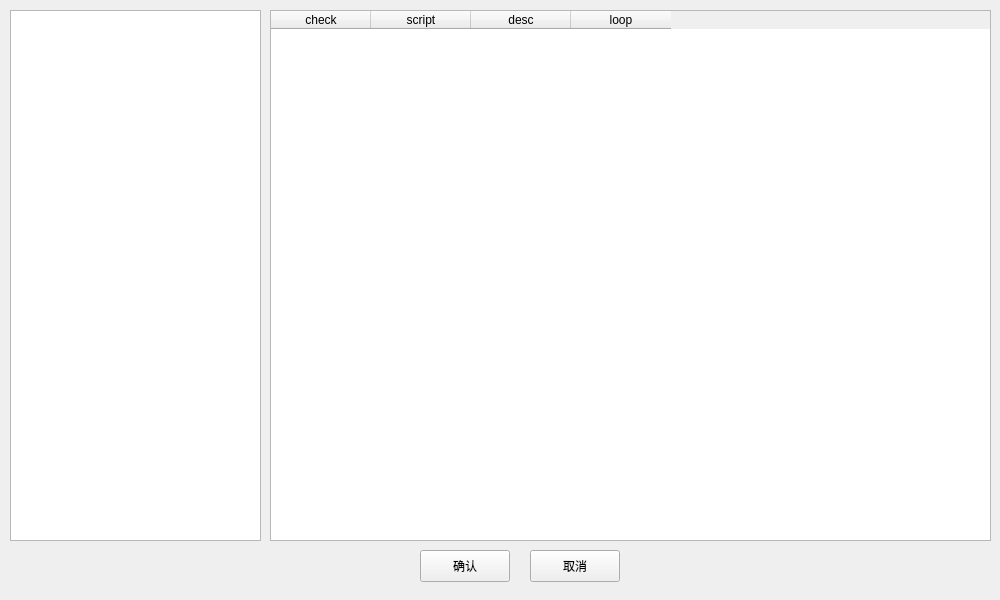
<?xml version="1.0" encoding="UTF-8"?>
<ui version="4.0">
 <class>Form</class>
 <widget class="QWidget" name="Form">
  <property name="geometry">
   <rect>
    <x>0</x>
    <y>0</y>
    <width>1000</width>
    <height>600</height>
   </rect>
  </property>
  <property name="windowTitle">
   <string>Form</string>
  </property>
  <widget class="QPushButton" name="pushButton">
   <property name="geometry">
    <rect>
     <x>420</x>
     <y>550</y>
     <width>90</width>
     <height>32</height>
    </rect>
   </property>
   <property name="text">
    <string>确认</string>
   </property>
  </widget>
  <widget class="QTableWidget" name="tableWidget">
   <property name="geometry">
    <rect>
     <x>270</x>
     <y>10</y>
     <width>721</width>
     <height>531</height>
    </rect>
   </property>
   <column>
    <property name="text">
     <string>check</string>
    </property>
   </column>
   <column>
    <property name="text">
     <string>script</string>
    </property>
   </column>
   <column>
    <property name="text">
     <string>desc</string>
    </property>
   </column>
   <column>
    <property name="text">
     <string>loop</string>
    </property>
   </column>
  </widget>
  <widget class="QPushButton" name="pushButton_2">
   <property name="geometry">
    <rect>
     <x>530</x>
     <y>550</y>
     <width>90</width>
     <height>32</height>
    </rect>
   </property>
   <property name="text">
    <string>取消</string>
   </property>
  </widget>
  <widget class="QTreeView" name="treeView">
   <property name="geometry">
    <rect>
     <x>10</x>
     <y>10</y>
     <width>251</width>
     <height>531</height>
    </rect>
   </property>
  </widget>
 </widget>
 <resources/>
 <connections>
  <connection>
   <sender>pushButton</sender>
   <signal>clicked()</signal>
   <receiver>Form</receiver>
   <slot>close()</slot>
   <hints>
    <hint type="sourcelabel">
     <x>97</x>
     <y>91</y>
    </hint>
    <hint type="destinationlabel">
     <x>136</x>
     <y>145</y>
    </hint>
   </hints>
  </connection>
 </connections>
</ui>
